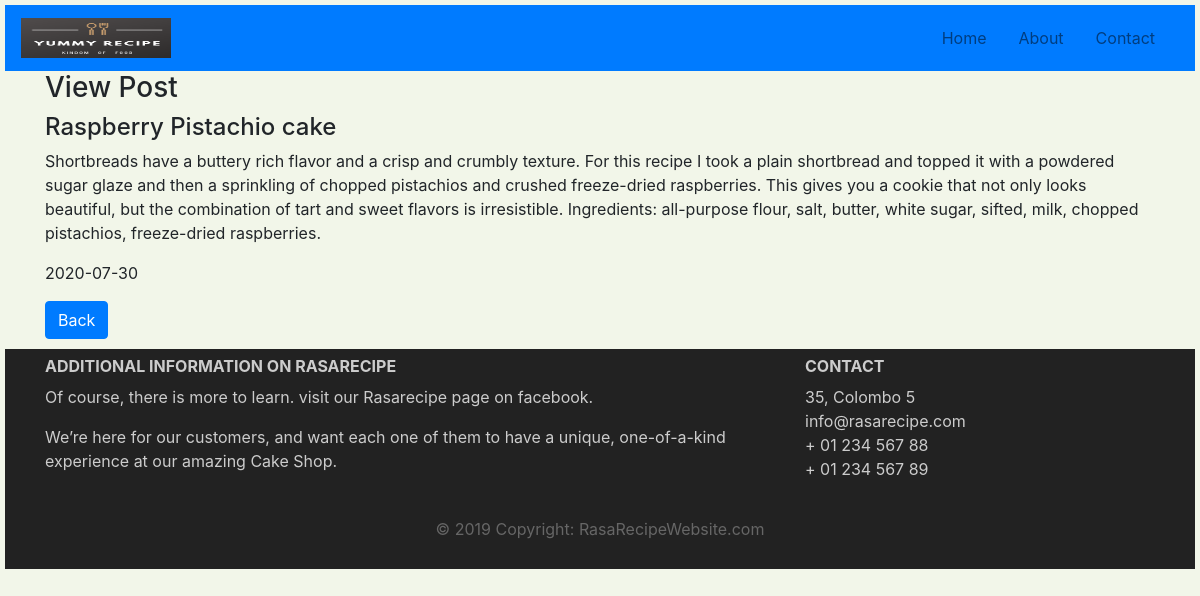
Page /codeigniter/index.php/Welcome/view/20 on the committed database.
### tables this page shows
CREATE TABLE `tbl_post` (
  `id` int(10) NOT NULL,
  `title` varchar(100) NOT NULL,
  `description` text NOT NULL,
  `date` date NOT NULL
);

### codeigniter/application/controllers/Welcome.php (called while the page is built, shortened)
<?php
class Welcome extends CI_Controller {
	public function view($id){
			$this->load->model('queries');
		$post=$this->queries->getSinglePosts($id);
		$this->load->view('view',['post'=>$post]);
	}
}

### codeigniter/index.php (called while the page is built, shortened)
<?php
require_once BASEPATH.'core/CodeIgniter.php';

### codeigniter/application/models/queries.php (called while the page is built, shortened)
<?php
 class queries extends CI_Model
 {
 	public function getSinglePosts($id){
 		$query = $this->db->get_where('tbl_post',array('id'=>$id));
 		if ($query->num_rows() > 0) {
 			return $query->row();
 		}
 	}
 }
 ?>

### codeigniter/application/views/view.php (the view)
<?php include_once('header.php'); ?>
<div class="container">
	<h3>View Post</h3>
	<h4><?php echo $post->title; ?></h4>
	<p><?php echo $post->description ;?></p>
	<p><?php echo $post->date ;?></p>
	<?php echo anchor('welcome','Back',['class'=>'btn btn-primary']); ?>
</div>
<?php include_once('footer.php'); ?>

### codeigniter/assets/css/main.css (style rules this page uses)
body { padding: 0; margin: 5px; background: #f2f6e9; }
.btn { margin-bottom: 10px }

### rows in the picture
tbl_post: title "Raspberry Pistachio cake", description "Shortbreads have a buttery rich flavor and a crisp and crumbly texture. For this recipe I took a plain shortbread and topped it with a powdered sugar glaze and then a sprinkling of chopped pistachios and crushed freeze-dried raspberries. This gives you a cookie that not only looks beautiful, but the combination of tart and sweet flavors is irresistible. Ingredients: all-purpose flour, salt, butter, white sugar, sifted, milk, chopped pistachios, freeze-dried raspberries.", date "2020-07-30"

### other values in the picture
anchor('welcome','Back',['class'=>'btn btn-primary']) "Back"
